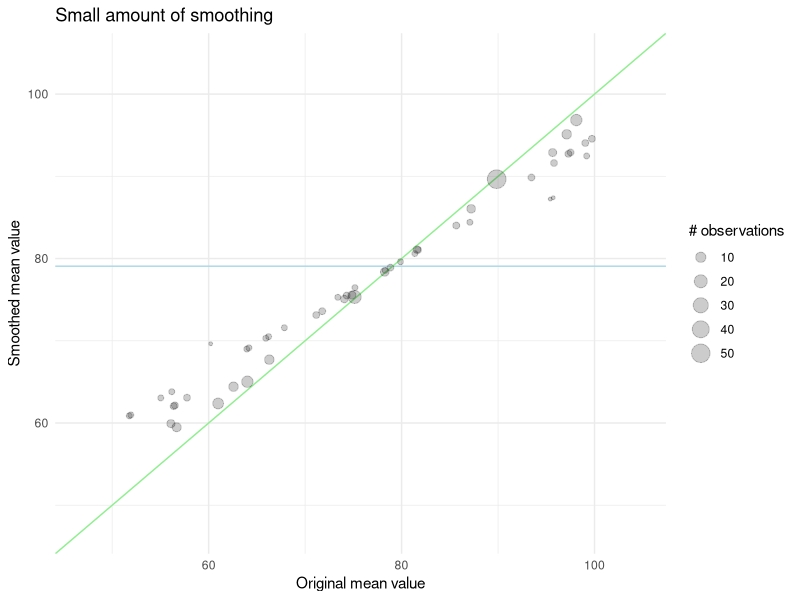
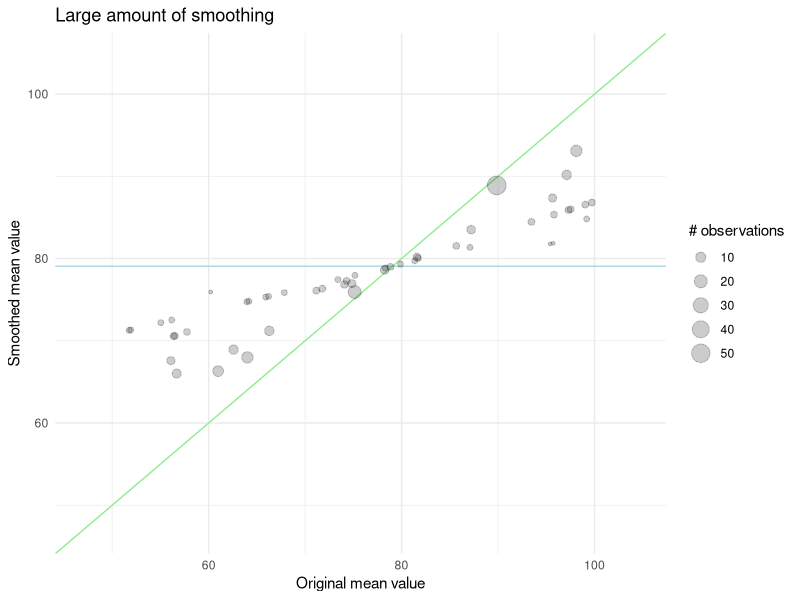

The R source for these figures, in order:
## ---- chunk 1
#| echo: false
animals <- tibble::tibble(
  cuteness = c(1, 5, 9, 3, 2, 4),
  animal = c("dog", "cat", "cat", "cat", "dog", "horse")
)

animals
## ---- chunk 2
#| echo: false
#| message: false
library(dplyr)
animals_means <- animals |>
  summarise(
    math = paste(cuteness, collapse = " + "),
    math = if_else(length(cuteness) == 1, 
                   paste0(math, " / 1"), 
                   paste0("(", math, ") / ", length(cuteness))),
    mean = mean(cuteness), 
    .by = animal
  )

animals_means
## ---- chunk 3
#| echo: false
animals |>
  left_join(animals_means, by = join_by(animal)) |>
  select(-animal, -math) |>
  rename(animal = mean)
## ---- chunk 4
#| echo: false
library(ggplot2)

set.seed(1234)
n <- 50
data <- tibble(
  size = ceiling(rlnorm(n, 1.5)),
  value = runif(n, 50, 100)
)

weighted_mean <- weighted.mean(data$value, data$value)

range <- range(data$value) 
range <- range + diff(range) * c(-0.1, 0.1)
## ---- chunk 5
#| label: fig-target-smoothness-1
#| echo: false
#| message: false
#| fig-cap: |
#|   With a small amount of smoothing, the adjusted means are close to the 
#|   original means, regardless of the number of observations.
#| fig-alt: |
#|   Scatter chart. A green line with slope 1 and intercept, and a blue line 
#|   with slope 0 and a intercept equal to the global mean. The points are sized
#|   according to the number of observations that where used to calculate the 
#|   value. The points lie along the green line mostly, with some of the smaller
#|   points getting closer to the blue line.
smoothness <- 1

data |>
  mutate(new_value = (size * value + weighted_mean * smoothness) / (size + smoothness)) |>
  ggplot(aes(value, new_value)) +
  geom_abline(slope = 0, intercept = weighted_mean, color ="lightblue") +
  geom_abline(slope = 1, intercept = 0, color = "lightgreen") +
  geom_point(aes(size = size), alpha = 0.2) +
  theme_minimal() +
  xlim(range) +
  ylim(range) +
  labs(x = "Original mean value",
       y = "Smoothed mean value",
       size = "# observations",
       title = "Small amount of smoothing")
## ---- chunk 6
#| label: fig-target-smoothness-5
#| echo: false
#| message: false
#| fig-cap: |
#|   With a large amount of smoothing, the adjusted means are not as close to
#|   the original means, with smaller points getting quite close to the global
#|   mean.
#| fig-alt: |
#|   Scatter chart. A green line with slope 1 and intercept, and a blue line 
#|   with slope 0 and a intercept equal to the global mean. The points are sized
#|   according to the number of observations that where used to calculate the 
#|   value. The points lie between the green and blue line, with the smaller
#|   points being close to the blue line than the larger points.
smoothness <- 5

data |>
  mutate(new_value = (size * value + weighted_mean * smoothness) / (size + smoothness)) |>
  ggplot(aes(value, new_value)) +
  geom_abline(slope = 0, intercept = weighted_mean, color ="lightblue") +
  geom_abline(slope = 1, intercept = 0, color = "lightgreen") +
  geom_point(aes(size = size), alpha = 0.2) +
  theme_minimal() +
  xlim(range) +
  ylim(range) +
  labs(x = "Original mean value",
       y = "Smoothed mean value",
       size = "# observations",
       title = "Large amount of smoothing")
